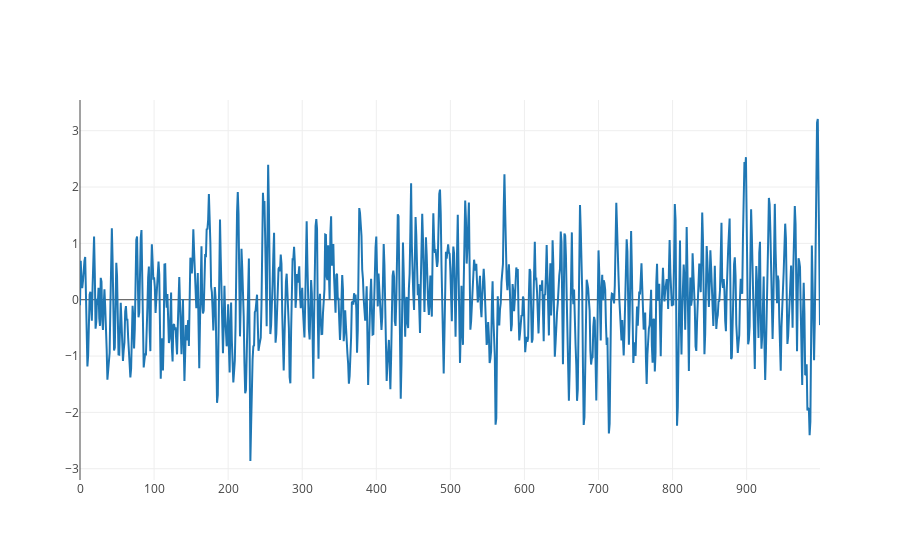

Notebook cell for this chart:
### Code cell
trace1 = go.Scatter(
    y = X.T[0],
    x = np.arange(nobs),
    name = 'ARMA'
)

data = [trace1]
py.iplot(data, filename='ARMA')

### Figure 1 — Plotly figure (JSON) as saved in the notebook; plotly's stock layout.template omitted (floating-point values rounded to 4 significant figures; data arrays with more than 128 entries replaced by an {"elided": "..."} marker saying what was removed)
{"data": [{"name": "ARMA", "type": "scatter", "uid": "187a7810-fe6e-4a17-a437-739d65a442c4", "x": {"elided": "1000 int values"}, "y": {"elided": "1000 float values"}}], "layout": {}}
